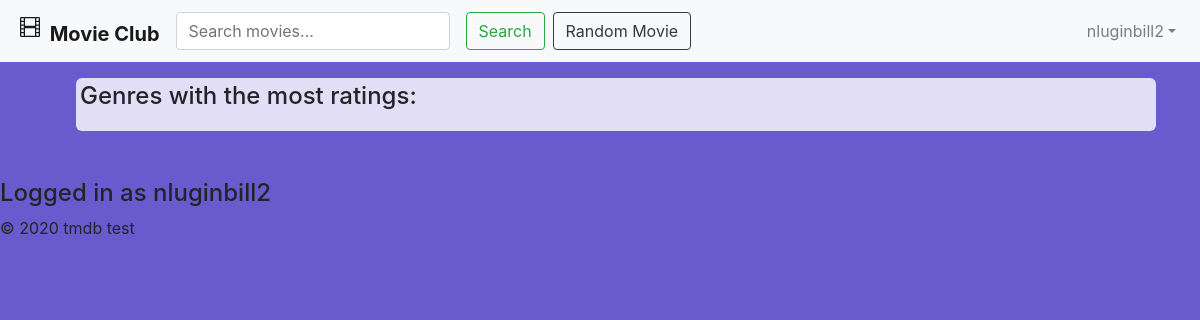
/index.php?action=dashboard (signed in), run on an earlier commit of the app's database.
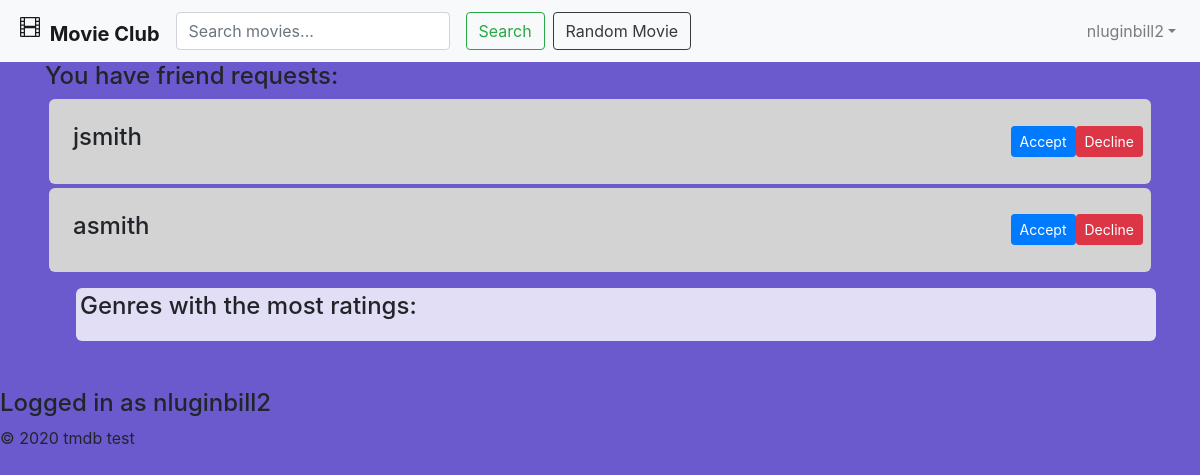
And on a later commit of the database.
### tables this page shows
CREATE TABLE `users` (
  `userID` int(11) NOT NULL,
  `email` varchar(128) NOT NULL,
  `username` varchar(128) NOT NULL,
  `password` varchar(256) NOT NULL,
  `proPic` varchar(256) NOT NULL
);

### model/userDB.php (called while the page is built, shortened)
<?php
class UserDB {
    public static function getUser($userID) {
        $db = Database::getDB();
        $query = 'SELECT * FROM users
                  WHERE userID = :userID';
        $statement = $db->prepare($query);
        $statement->bindValue(":userID", $userID);
        $statement->execute();
        $row = $statement->fetch();
        $user = new User($row['email'], $row['username'], '', $row['proPic']);
        $user->setUserID($row['userID']);
        return $user;
    }
    public static function getUserByUserName($username) {
        $db = Database::getDB();
        $query = 'SELECT * FROM Users
                  WHERE username = :username';
        $statement = $db->prepare($query);
        $statement->bindValue(":username", $username);
        $statement->execute();
        $row = $statement->fetch(PDO::FETCH_ASSOC);
        $user = new User($row['email'], $row['username'], '', $row['proPic']);
        $user->setUserID($row['userID']);
        return $user;
    }
}

### model/contHelper.php (called while the page is built, shortened)
<?php
class ContHelper {
    public static function getRequestingUsers($user) {
        $pendingRequestIDs = FriendshipDB::getPendingRequests($user);
        $requestingUsers = array();
        for ($i = 0; $i < count($pendingRequestIDs); $i++) {
            array_push($requestingUsers, UserDB::getUser($pendingRequestIDs[$i]));
        }
        return $requestingUsers;
    }
}

### model/friendshipDB.php (called while the page is built, shortened)
<?php
class FriendshipDB {
    public static function getPendingRequests($user) {
        $db = Database::getDB();
        $query = "SELECT * FROM userrelationships
                  WHERE (userFirstID = :userID
                  AND type = 'pending1')
                  OR (userSecondID = :userID
                  AND type = 'pending2')";
        $statement = $db->prepare($query);
        $statement->bindValue(":userID", $user->getUserID(), PDO::PARAM_INT);
        $statement->execute();
        $rows = $statement->fetchAll();
        $requestIDs = array();
        for ($i = 0; $i < count($rows); $i++) {
            if ($user->getUserID() === $rows[$i]['userFirstID']) {
                array_push($requestIDs, $rows[$i]['userSecondID']);
            } else {
                array_push($requestIDs, $rows[$i]['userFirstID']);
            }
        }
        return $requestIDs;
    }
}

### model/user.php (called while the page is built, shortened)
<?php
class User {
    private $userID, $email, $username, $password, $proPic;
    function __construct($email, $username, $password, $proPic) {
        $this->username = $username;
    }
    public function getUserID() {
        return $this->userID;
    }
    public function getUsername() {
        return $this->username;
    }
    function setUserID($userID): void {
        $this->userID = $userID;
    }
}

### account/dashboard.php (the view, shortened to what this page needs)
<?php include 'view/header.php'; ?>
<div class="container">
    <?php if (count($requestingUsers) > 0) { ?>
        <h4>You have friend requests:</h4>
        <?php for ($i = 0; $i < count($requestingUsers); $i++) { ?>
            <div class="row searchRow h-100 m-1">
                <div class="col-sm m-3 p-2">
                    <h4><?php echo $requestingUsers[$i]->getUsername() ?></h4>
                </div>
                <div class="col-sm m-auto p-2">
                    <form method="post" action="index.php">
                        <button type="submit" class="btn btn-danger btn-sm align-items-center float-right">Decline</button>
                    </form>
                    <form method="post" action="index.php">
                        <button type="submit" class="btn btn-primary btn-sm align-items-center float-right">Accept</button>
                    </form>
                </div>
            </div>
        <?php } ?>
    <?php } ?>
    <?php if (isset($top3Genres)) { ?>
        <div class="container">
            <div class="col-sm board m-3 p-1">
                <h4>Genres with the most ratings:</h4>
            </div>
            </div>
        <?php } ?>
</div>
<?php include 'view/footer.php'; ?>

What changed in the data, as far as the page shows it:
added users: username "jsmith"
Also different on the page:
text now shown: "You have friend requests:"
new list line: "Decline Accept"
new list line: "asmith Decline Accept"
